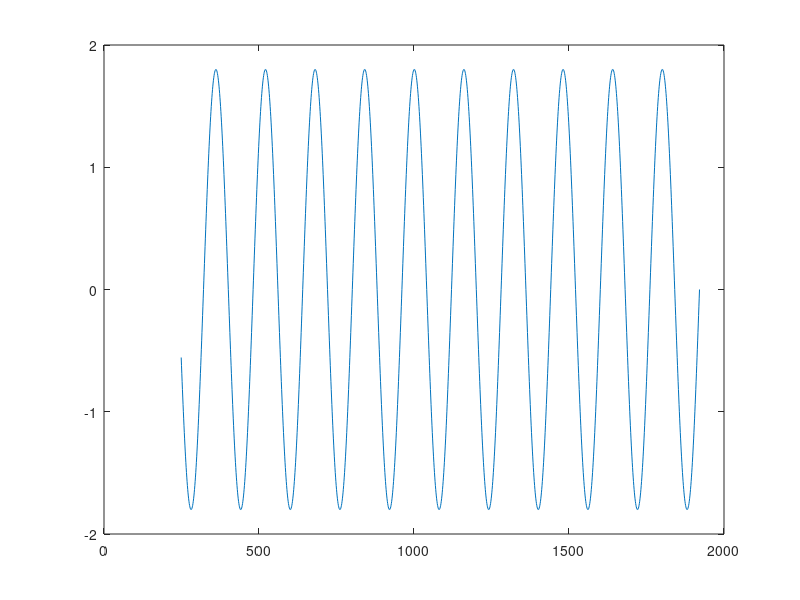

Write the MATLAB code that produced this figure.
clear all;
close all;
clc;
A=1.8;
t1=4*pi;
t2=8*pi;
alfa=1;
t=[0:(24*pi)/1920:24*pi];
xinterrupcion=A*(1-alfa*(((t-t1)>0)-((t-t2)>0))).*sin(t);
%plot(xinterrupcion)
%hold on;
csvwrite('interrupcion.csv', xinterrupcion);

alfa=0.2;
xsag=A*(1-alfa*(((t-t1)>0)-((t-t2)>0))).*sin(t);
%plot(xsag)
csvwrite('sag.csv', xsag);

alfa=0.8;
xswell=A*(1+alfa*(((t-t1)>0)-((t-t2)>0))).*sin(t);
%plot(xswell)
csvwrite('swell.csv', xswell);

alfa2=0.1;
xharmonics=A*((sin(t))+(alfa2*sin(20*t)));
%plot(xharmonics)
%hold on;
csvwrite('armonicos.csv', xharmonics);

alfa=0.1;
beta=20;
xflicker=A*(1+alfa*sin(beta*t)).*sin(t);
%plot(xflicker)
csvwrite('flicker.csv', xflicker);

t1=4*pi;
t2=5*pi;
alfa=0.8;
betha=5;
%xtransients=A*(sin(t)+alfa*(exp(-(t-t1)./0.004)).*(((t-t1)>0)-((t-t2)>0)).*(sin(300*t)));
xtransients=A*(sin(t)+alfa*sin(betha*t).*(exp(-(t-t1)/0.004)).*(((t-t1)>0)-((t-t2)>0)));
plot(xtransients)
csvwrite('transients.csv', xtransients);



